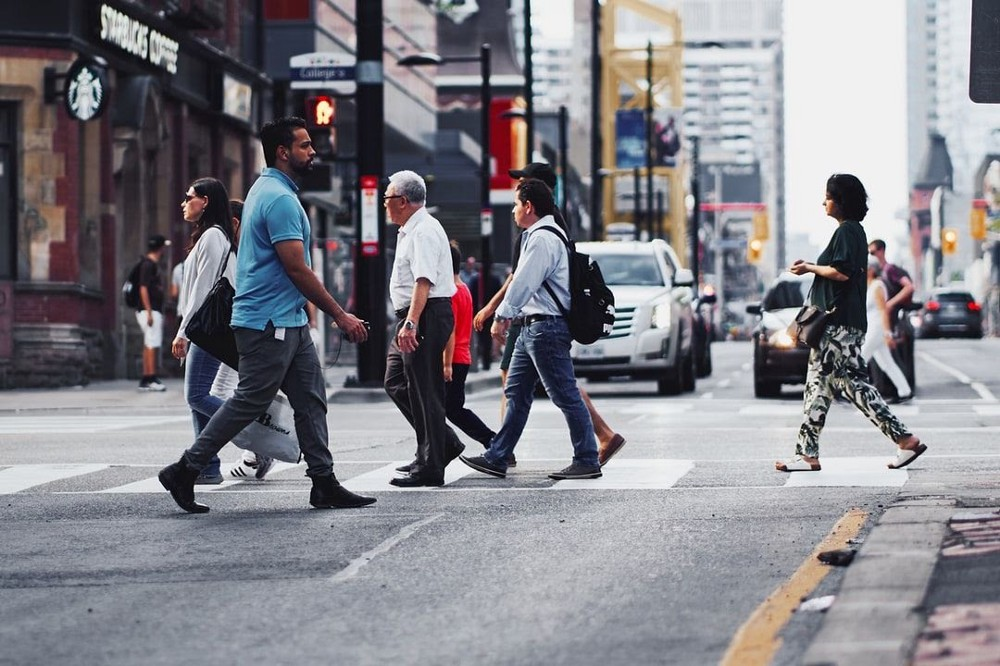
#> input picture OpenCV/A.jfif, 1000 x 666 px
$ jupyter execute PeopleDetection.ipynb
#> lines starting #> are read from the running program, lines starting #| are printed output that depends on the picture; after the words box and inside, x2 and y2 are one past the last pixel; in counts of white or black regions, pixels touching at a corner belong together
[cell 1]
import cv2
import imutils

[cell 2]
hog=cv2.HOGDescriptor()

[cell 3]
hog.setSVMDetector(cv2.HOGDescriptor_getDefaultPeopleDetector())

[cell 4]
image=cv2.imread('A.jfif')
#> image is the input picture: shape (666, 1000, 3); mean B, G, R 135.6, 128.9, 130.1

[cell 5]
image=imutils.resize(image,width=min(400,image.shape[1]))
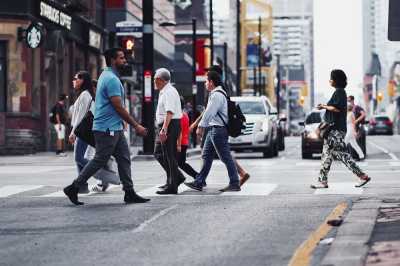
#> image: shape (266, 400, 3); mean B, G, R 135.6, 128.9, 130.1

[cell 6]
(regions, _)=hog.detectMultiScale(image,winStride=(4,4),padding=(4,4),scale=1.05)
#> regions = [[45, 63, 74, 149], [133, 59, 76, 151], [295, 48, 85, 170], [173, 45, 87, 173]]

[cell 7]
for(x,y,w,h) in regions:
    cv2.rectangle(image,(x,y),(x+w,y+h),(255,0,0),2)
#> this loop made 4 passes
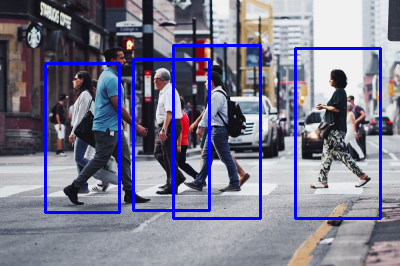
#> image: shape (266, 400, 3); 5.41% of pixels changed, all inside (x1, y1, x2, y2) = (44, 44, 382, 220)
